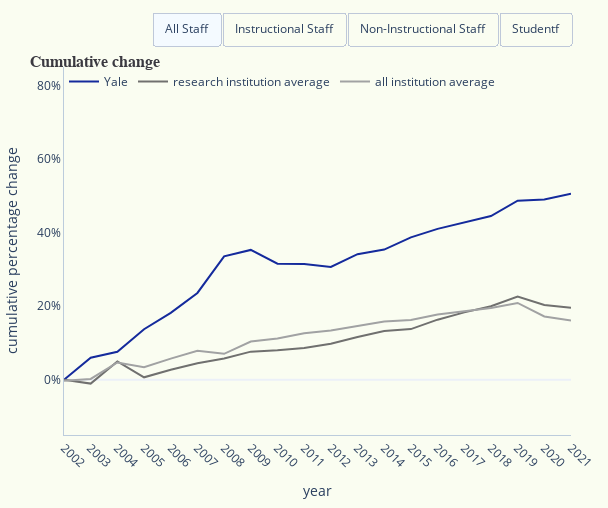

The cell this chart's notebook holds for it:
### Code cell
pio.templates.default = "plotly_white"

fig_fte_percent_change_all = go.Figure()

fig_fte_percent_change_all.add_trace(go.Scatter(x=yale_pct_change["year"],y=yale_pct_change['staff pct change cumulative'],name="Yale",mode="lines",line=dict(width=2,color='#142A9C'),visible=True))
fig_fte_percent_change_all.add_trace(go.Scatter(x=phd_pct_change["year"],y=phd_pct_change['staff pct change cumulative'],name="research institution average",mode="lines",line=dict(width=2,color='#70706F'),visible=True))
fig_fte_percent_change_all.add_trace(go.Scatter(x=all_inst_pct_change["year"],y=all_inst_pct_change['staff pct change cumulative'],name="all institution average",mode="lines",line=dict(width=2,color='#A1A2A3'),visible=True))

fig_fte_percent_change_all.add_trace(go.Scatter(x=yale_pct_change["year"],y=yale_pct_change['instruction pct change cumulative'],name="Yale",mode="lines",line=dict(width=2,color='#A1A1CE'),visible=False))
fig_fte_percent_change_all.add_trace(go.Scatter(x=phd_pct_change["year"],y=phd_pct_change['instruction pct change cumulative'],name="research institution average",mode="lines",line=dict(width=2,color='#7D7D7A'),visible=False))
fig_fte_percent_change_all.add_trace(go.Scatter(x=all_inst_pct_change["year"],y=all_inst_pct_change['instruction pct change cumulative'],name="all institution average",mode="lines",line=dict(width=2,color='#B3B6B5'),visible=False))

fig_fte_percent_change_all.add_trace(go.Scatter(x=yale_pct_change["year"],y=yale_pct_change['non instruction pct change cumulative'],name="Yale",mode="lines",line=dict(width=2,color='#7498D2'),visible=False))
fig_fte_percent_change_all.add_trace(go.Scatter(x=phd_pct_change["year"],y=phd_pct_change['non instruction pct change cumulative'],name="research institution average",mode="lines",line=dict(width=2,color='#8E8D8D'),visible=False))
fig_fte_percent_change_all.add_trace(go.Scatter(x=all_inst_pct_change["year"],y=all_inst_pct_change['non instruction pct change cumulative'],name="all institution average",mode="lines",line=dict(width=2,color='#BEC0C2'),visible=False))

fig_fte_percent_change_all.add_trace(go.Scatter(x=yale_pct_change["year"],y=yale_pct_change['student pct change cumulative'],name="Yale",mode="lines",line=dict(width=2,color='#7498D2'),visible=False))
fig_fte_percent_change_all.add_trace(go.Scatter(x=phd_pct_change["year"],y=phd_pct_change['student pct change cumulative'],name="research institution average",mode="lines",line=dict(width=2,color='#8E8D8D'),visible=False))
fig_fte_percent_change_all.add_trace(go.Scatter(x=all_inst_pct_change["year"],y=all_inst_pct_change['student pct change cumulative'],name="all institution average",mode="lines",line=dict(width=2,color='#BEC0C2'),visible=False))


fig_fte_percent_change_all.update_yaxes(title_text="cumulative percentage change", range=[15,85])

fig_fte_percent_change_all.update_layout(
    plot_bgcolor="#FAFDF1",
    paper_bgcolor="#FAFDF1",
    hovermode="x",
    hoverdistance=100, # Distance to show hover label of data point
    spikedistance=1000, # Distance to show spike
    xaxis=dict(
        title='year',
        linecolor="#BCCCDC",
        showspikes=True,
        spikethickness=2,
        spikedash="dot",
        spikecolor="#999999",
        spikemode="across",
        showgrid=False,
        fixedrange = True
    ),
    yaxis = dict(
        title="cumulative percentage change",
        linecolor="#BCCCDC",
        showgrid=False,
        fixedrange = True,
        range=[-15,85]
    )
)

fig_fte_percent_change_all.update_layout(
    autosize=False,
    width=608,
    height=508,
    margin=dict(l=20, r=20, t=65, b=20))

fig_fte_percent_change_all.update_layout(legend = dict(
    orientation = "h",
    x=0,
    y=1,
    bgcolor="#FAFDF1")
)

fig_fte_percent_change_all.update_layout(
    title=dict(text="<b>Cumulative change</b>", font=dict(size=16), automargin=True, yref='paper')
)

fig_fte_percent_change_all.update_layout(
    title_font_family="Georgia",
    title_font_color="#3a3940",
    title_font_size = 16
)

fig_fte_percent_change_all.update_layout(yaxis_ticksuffix = "%")

fig_fte_percent_change_all = fig_fte_percent_change_all.update_xaxes(tickangle=45)
fig_fte_percent_change_all.update_layout(hoverlabel_namelength=-1)


fig_fte_percent_change_all.update_layout(
    updatemenus=[
        dict(
            type="buttons",
            direction="right",
            active=0,
            x=1,
            y=1.15,
            buttons=list([
                dict(label="All Staff",
                     method="update",
                     args=[{"visible": [True, True, True, False, False, False, False, False, False, False, False, False]}]),
                dict(label="Instructional Staff",
                     method="update",
                     args=[{"visible": [False, False, False, True, True, True, False, False, False, False, False, False]}]),
                dict(label="Non-Instructional Staff",
                     method="update",
                     args=[{"visible": [False, False, False, False, False, False, True, True, True, False, False, False]}]),
                 dict(label="Studentf",
                     method="update",
                     args=[{"visible": [False, False, False, False, False, False, False, False, False, True, True, True]}])
            ]),
        )
    ])


fig_fte_percent_change_all.show()
fig_fte_percent_change_all.write_html("/Users/ellenruthconnell/Documents/INFO_696/4_visualizations/figure5.html")

### Figure 1 — Plotly figure (JSON) as saved in the notebook; plotly's stock layout.template omitted (floating-point values rounded to 4 significant figures)
{"data": [{"line": {"color": "#142A9C", "width": 2}, "mode": "lines", "name": "Yale", "type": "scatter", "visible": true, "x": ["2002", "2003", "2004", "2005", "2006", "2007", "2008", "2009", "2010", "2011", "2012", "2013", "2014", "2015", "2016", "2017", "2018", "2019", "2020", "2021"], "y": [0, 6.01, 7.61, 13.73, 18.18, 23.6, 33.55, 35.29, 31.55, 31.48, 30.65, 34.14, 35.38, 38.69, 41.02, 42.73, 44.49, 48.66, 49.02, 50.59]}, {"line": {"color": "#70706F", "width": 2}, "mode": "lines", "name": "research institution average", "type": "scatter", "visible": true, "x": ["2002", "2003", "2004", "2005", "2006", "2007", "2008", "2009", "2010", "2011", "2012", "2013", "2014", "2015", "2016", "2017", "2018", "2019", "2020", "2021"], "y": [0, -1.03, 5, 0.67, 2.72, 4.47, 5.77, 7.65, 8.02, 8.66, 9.81, 11.65, 13.26, 13.78, 16.34, 18.32, 19.98, 22.64, 20.33, 19.58]}, {"line": {"color": "#A1A2A3", "width": 2}, "mode": "lines", "name": "all institution average", "type": "scatter", "visible": true, "x": ["2002", "2003", "2004", "2005", "2006", "2007", "2008", "2009", "2010", "2011", "2012", "2013", "2014", "2015", "2016", "2017", "2018", "2019", "2020", "2021"], "y": [-0.25, 0.23, 4.72, 3.4, 5.75, 7.86, 7.06, 10.38, 11.21, 12.66, 13.38, 14.59, 15.86, 16.28, 17.76, 18.63, 19.54, 20.88, 17.2, 16.14]}, {"line": {"color": "#A1A1CE", "width": 2}, "mode": "lines", "name": "Yale", "type": "scatter", "visible": false, "x": ["2002", "2003", "2004", "2005", "2006", "2007", "2008", "2009", "2010", "2011", "2012", "2013", "2014", "2015", "2016", "2017", "2018", "2019", "2020", "2021"], "y": [0, 8.63, 13.29, 22.31, 26.43, 33.38, 41.63, 48.82, 49.5, 49.43, 36.67, 40.18, 46.52, 47.36, 55.92, 61.19, 50.95, 57.3, 57.83, 64.48]}, {"line": {"color": "#7D7D7A", "width": 2}, "mode": "lines", "name": "research institution average", "type": "scatter", "visible": false, "x": ["2002", "2003", "2004", "2005", "2006", "2007", "2008", "2009", "2010", "2011", "2012", "2013", "2014", "2015", "2016", "2017", "2018", "2019", "2020", "2021"], "y": [0, -1.47, 23.42, 3.28, 4.94, 6.85, 7.95, 10.59, 12.8, 15.78, 18.47, 21.08, 22.74, 23.98, 26.94, 28.48, 30.26, 33.14, 32.12, 33.52]}, {"line": {"color": "#B3B6B5", "width": 2}, "mode": "lines", "name": "all institution average", "type": "scatter", "visible": false, "x": ["2002", "2003", "2004", "2005", "2006", "2007", "2008", "2009", "2010", "2011", "2012", "2013", "2014", "2015", "2016", "2017", "2018", "2019", "2020", "2021"], "y": [-0.39, 0.33, 12.17, 5.37, 7.63, 9.92, 8.8, 13.14, 15.14, 17.6, 19.04, 20.16, 21.47, 21.78, 22.79, 23.69, 24.47, 25.36, 21.89, 21.97]}, {"line": {"color": "#7498D2", "width": 2}, "mode": "lines", "name": "Yale", "type": "scatter", "visible": false, "x": ["2002", "2003", "2004", "2005", "2006", "2007", "2008", "2009", "2010", "2011", "2012", "2013", "2014", "2015", "2016", "2017", "2018", "2019", "2020", "2021"], "y": [0, 5.21, 5.87, 11.1, 15.66, 20.61, 31.08, 31.15, 26.06, 25.99, 28.79, 32.3, 31.99, 36.01, 36.43, 37.09, 42.51, 46.02, 46.32, 46.32]}, {"line": {"color": "#8E8D8D", "width": 2}, "mode": "lines", "name": "research institution average", "type": "scatter", "visible": false, "x": ["2002", "2003", "2004", "2005", "2006", "2007", "2008", "2009", "2010", "2011", "2012", "2013", "2014", "2015", "2016", "2017", "2018", "2019", "2020", "2021"], "y": [0, -0.85, -2.47, -0.39, 1.81, 3.5, 4.89, 6.45, 6.08, 5.77, 6.29, 7.81, 9.41, 9.64, 12.03, 14.2, 15.8, 18.38, 15.54, 13.91]}, {"line": {"color": "#BEC0C2", "width": 2}, "mode": "lines", "name": "all institution average", "type": "scatter", "visible": false, "x": ["2002", "2003", "2004", "2005", "2006", "2007", "2008", "2009", "2010", "2011", "2012", "2013", "2014", "2015", "2016", "2017", "2018", "2019", "2020", "2021"], "y": [-0.17, 0.18, 0.73, 2.35, 4.75, 6.76, 6.12, 8.9, 9.09, 10.01, 10.34, 11.6, 12.84, 13.33, 15.06, 15.92, 16.89, 18.47, 14.67, 13.01]}, {"line": {"color": "#7498D2", "width": 2}, "mode": "lines", "name": "Yale", "type": "scatter", "visible": false, "x": ["2002", "2003", "2004", "2005", "2006", "2007", "2008", "2009", "2010", "2011", "2012", "2013", "2014", "2015", "2016", "2017", "2018", "2019", "2020", "2021"], "y": [0, 0.48, 0.13, 0.88, 0.37, 0.75, -10.23, 2.18, 2.98, 4.46, 4.82, 6.54, 8.54, 9.24, 10.01, 14.69, 18.58, 20.08, 6.24, 28.22]}, {"line": {"color": "#8E8D8D", "width": 2}, "mode": "lines", "name": "research institution average", "type": "scatter", "visible": false, "x": ["2002", "2003", "2004", "2005", "2006", "2007", "2008", "2009", "2010", "2011", "2012", "2013", "2014", "2015", "2016", "2017", "2018", "2019", "2020", "2021"], "y": [0, 2.13, 3.02, 3.87, 5.19, 6.96, 8.06, 12.3, 14.74, 16.12, 16.75, 17.08, 18.6, 19.91, 21.41, 22.45, 23.27, 24.32, 23.53, 25.45]}, {"line": {"color": "#BEC0C2", "width": 2}, "mode": "lines", "name": "all institution average", "type": "scatter", "visible": false, "x": ["2002", "2003", "2004", "2005", "2006", "2007", "2008", "2009", "2010", "2011", "2012", "2013", "2014", "2015", "2016", "2017", "2018", "2019", "2020", "2021"], "y": [-0.69, 1.79, 3.85, 4.82, 6.52, 8.72, 8.12, 17.04, 19.22, 20.05, 19.23, 18.03, 17.86, 17.24, 17.2, 17.67, 17.45, 17.17, 13.63, 11.32]}], "layout": {"autosize": false, "height": 508, "hoverdistance": 100, "hoverlabel": {"namelength": -1}, "hovermode": "x", "legend": {"bgcolor": "#FAFDF1", "orientation": "h", "x": 0, "y": 1}, "margin": {"b": 20, "l": 20, "r": 20, "t": 65}, "paper_bgcolor": "#FAFDF1", "plot_bgcolor": "#FAFDF1", "spikedistance": 1000, "title": {"automargin": true, "font": {"color": "#3a3940", "family": "Georgia", "size": 16}, "text": "<b>Cumulative change</b>", "yref": "paper"}, "updatemenus": [{"active": 0, "buttons": [{"args": [{"visible": [true, true, true, false, false, false, false, false, false, false, false, false]}], "label": "All Staff", "method": "update"}, {"args": [{"visible": [false, false, false, true, true, true, false, false, false, false, false, false]}], "label": "Instructional Staff", "method": "update"}, {"args": [{"visible": [false, false, false, false, false, false, true, true, true, false, false, false]}], "label": "Non-Instructional Staff", "method": "update"}, {"args": [{"visible": [false, false, false, false, false, false, false, false, false, true, true, true]}], "label": "Studentf", "method": "update"}], "direction": "right", "type": "buttons", "x": 1, "y": 1.15}], "width": 608, "xaxis": {"fixedrange": true, "linecolor": "#BCCCDC", "showgrid": false, "showspikes": true, "spikecolor": "#999999", "spikedash": "dot", "spikemode": "across", "spikethickness": 2, "tickangle": 45, "title": {"text": "year"}}, "yaxis": {"fixedrange": true, "linecolor": "#BCCCDC", "range": [-15, 85], "showgrid": false, "ticksuffix": "%", "title": {"text": "cumulative percentage change"}}}}
